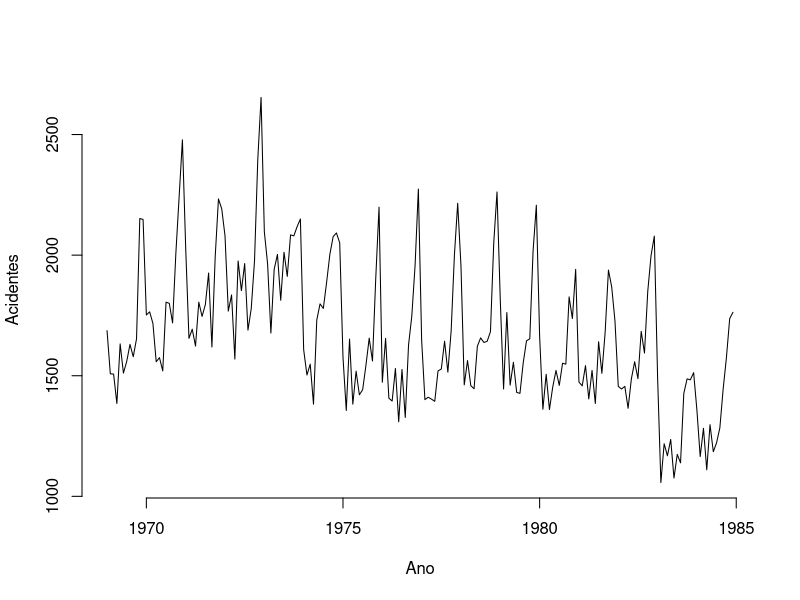
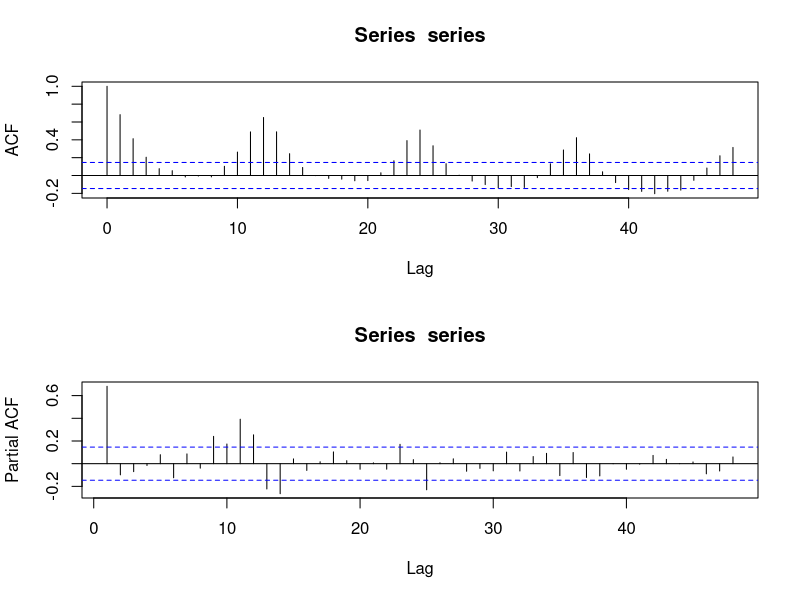
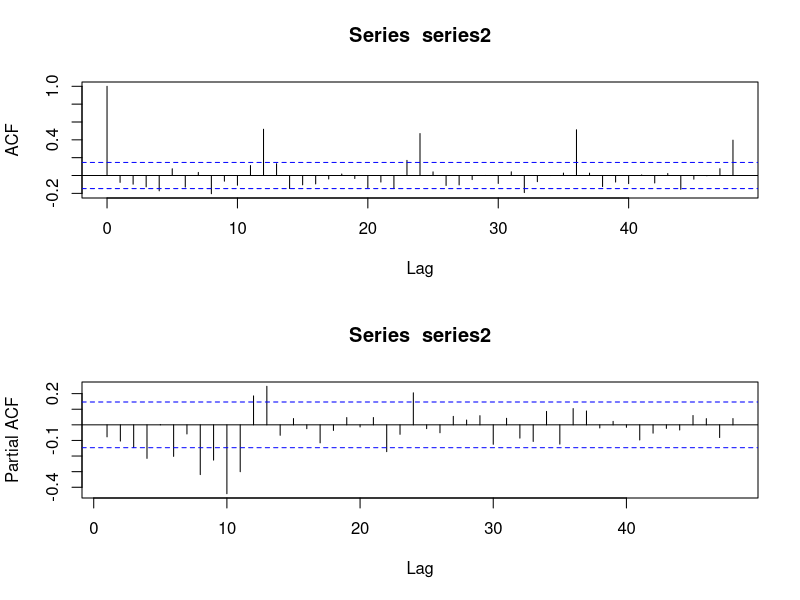
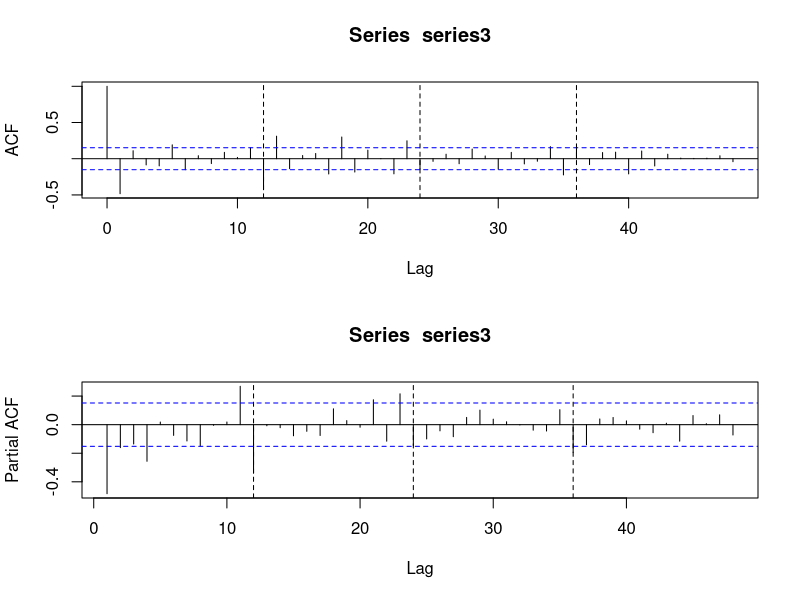
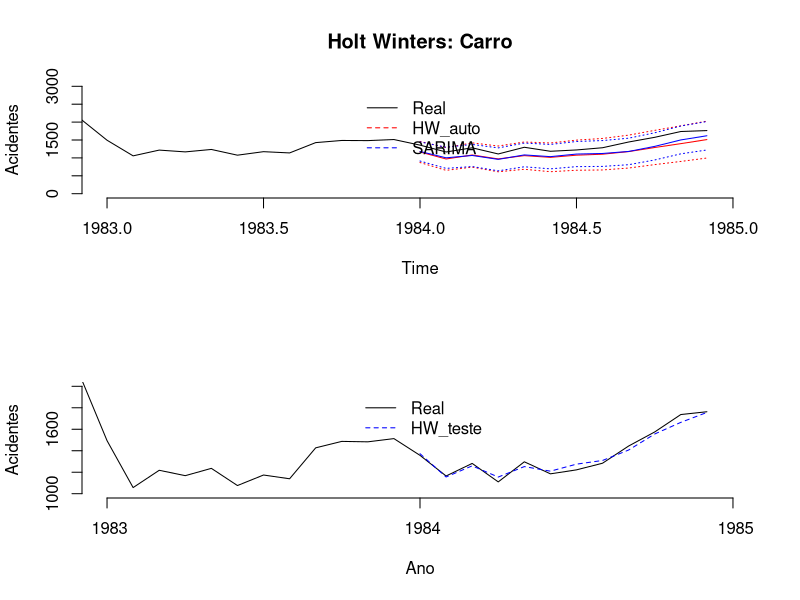
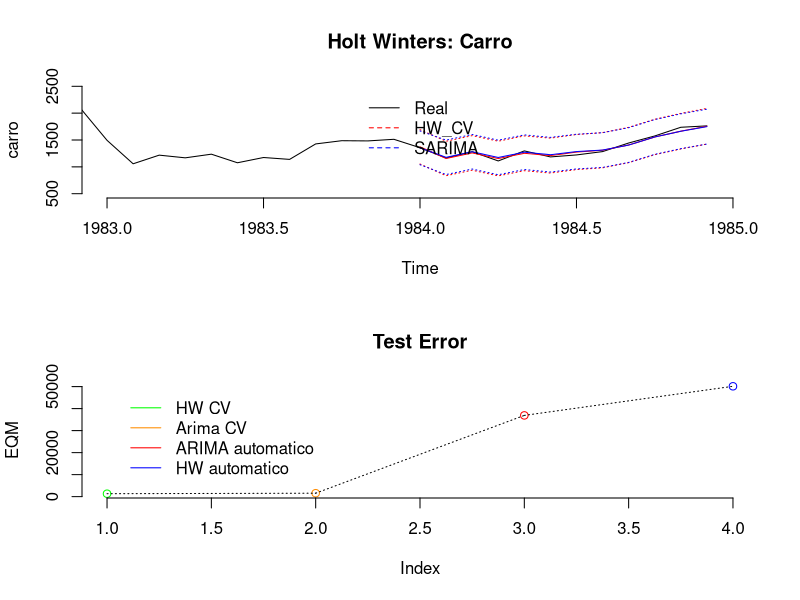
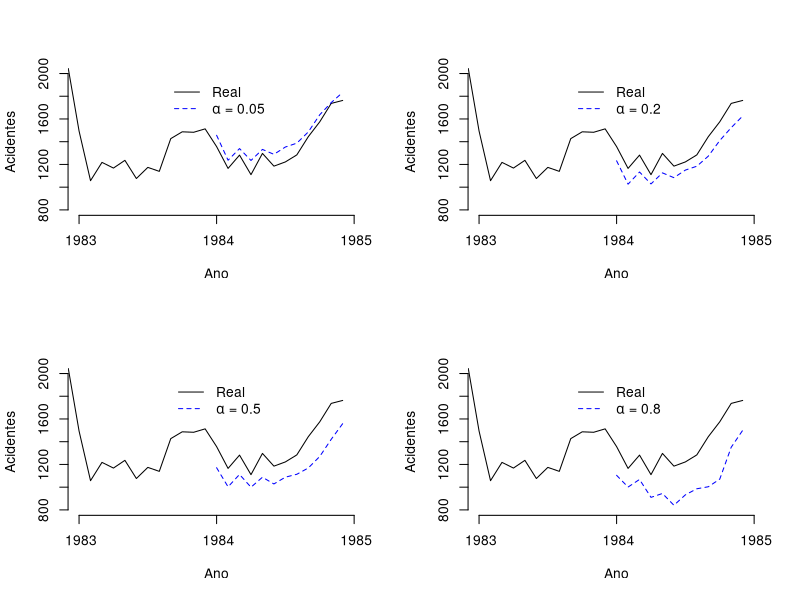
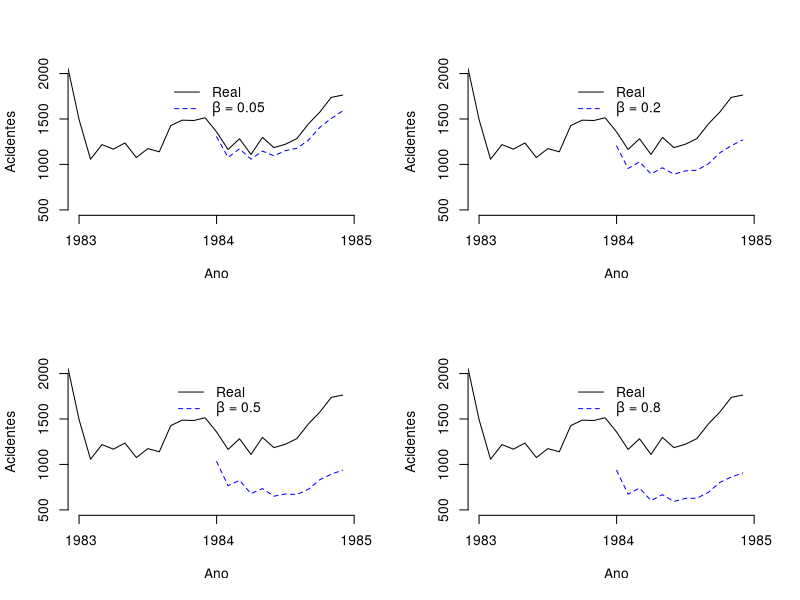

These figures' R source, in order:
library(datasets)
library(forecast)
#library(stats)
#library(pastecs)

?UKDriverDeaths
carro <- datasets::UKDriverDeaths
plot.ts(carro, bty="n", ylab="Acidentes", xlab="Ano")   # Carro.jpeg
length(carro)
#trend.test(carro)

# Seatbelts
# ?Seatbelts
# Seatbelts
# plot.ts(Seatbelts)
# plot.ts(Seatbelts[,5], bty="n", ylab="Kms")  # kms



# Separando dados de teste

carro_treino <- subset(carro, end = 180)
carro_treino
carro_teste <- subset(carro, start = 181)
carro_teste


hw_carro_treino <- HoltWinters(carro_treino, seasonal = "add")        # a=0.3931 b=0.0167 c=0.3015
hw_carro_treino

arima_carro_treino <- auto.arima(carro_treino)    # ARIMA(1,1,2)(0,1,1)[12]
arima_carro_treino

windows()
par(mfrow = c (2,1))
series = ts(carro_treino)
acf(series,lag.max = 48)
pacf(series,lag.max = 48)

series2 = diff(series,lag = 1)
acf(series2,lag.max = 48)
pacf(series2,lag.max = 48)

series3 = diff(series2,lag=12)
acf(series3,lag.max = 48);abline(v=c(12,24,36),lty = 2)
pacf(series3,lag.max = 48);abline(v=c(12,24,36),lty = 2)

aj1 <- arima(carro_treino,c(1,1,2),seasonal = list(order = c(0,1,1),period = 12) ) #replicando a parte 1 do auto.arima
aj2 <- arima(carro_treino,c(1,1,1),seasonal = list(order = c(0,1,1),period = 12) ) 
aj3 <- arima(carro_treino,c(1,1,1),seasonal = list(order = c(0,1,2),period = 12) )
aj4 <- arima(carro_treino,c(1,0,0),seasonal = list(order = c(1,0,0),period = 12) )

EQM_aj1 <- sum((predict(aj1, 12)$pred - carro_teste)^2)/12
EQM_aj2 <- sum((predict(aj2, 12)$pred - carro_teste)^2)/12
EQM_aj3 <- sum((predict(aj3, 12)$pred - carro_teste)^2)/12
EQM_aj4 <- sum((predict(aj4, 12)$pred - carro_teste)^2)/12

EAM_aj1 <- sum(abs(predict(aj1, 12)$pred - carro_teste))/12
EAM_aj2 <- sum(abs(predict(aj2, 12)$pred - carro_teste))/12
EAM_aj3 <- sum(abs(predict(aj3, 12)$pred - carro_teste))/12
EAM_aj4 <- sum(abs(predict(aj4, 12)$pred - carro_teste))/12

AICs <- c(AIC(aj1),AIC(aj2),AIC(aj3),AIC(aj4))
BICs <- c(BIC(aj1),BIC(aj2),BIC(aj3),BIC(aj4))
EQMs <- c(EQM_aj1,EQM_aj2,EQM_aj3,EQM_aj4)
EAMs <- c(EAM_aj1,EAM_aj2,EAM_aj3,EAM_aj4)
ajuste <- c("aj1", "aj2", "aj3", "aj4")
data.frame(cbind(AICs,BICs,EQMs,EAMs), row.names=ajuste)    # overfitting


# Teste infantil inicial

HW_pred <- predict(hw_carro_treino, 12, prediction.interval = T, level = 0.95)

pred = predict(aj2, 12)
ypred = pred$pred
qinf= ypred - qnorm(.975)*pred$se
qsup= ypred + qnorm(.975)*pred$se


{plot.ts(carro, ylim=c(0, 3000), xlim=c(1983, 1985), main = "Holt Winters: Carro", bty="n", ylab="Acidentes")
      lines(HW_pred[,1], col="red", lty=1)      # HW_pred fit
      lines(HW_pred[,2], col="red", lty=3)      # HW_pred upr
      lines(HW_pred[,3], col="red", lty=3)      # HW_pred lwr
      #lines(predict(hw_carro_treino, 12), col="red", lty=2)
      lines(predict(aj2, 12)$pred,col = 'blue', lty=1)  # sarima_pred fit
      lines(qinf,col = 'blue',lty = 3)                  # sarima_pred lwr
      lines(qsup,col = 'blue',lty = 3)                  # sarima_pred upr
      legend("top", inset=.05,
             c("Real","HW_auto", "SARIMA"), lwd=1, lty=c(1,2,2), col=c("black","red", "blue"), bty="n") 
}

# # Cross-Validation do HW
# 
# niveis <- seq(from=0.01, to=1, by=0.01)
# n <- length(niveis)
# EQM_menor = 10^100
# 
# for(i in 1:n){
#   a <- niveis[i]
#   for(j in 1:n){
#     b <- niveis[j]
#     for(k in 1:n){
#       c <- niveis[k]
#       hw_cross <- HoltWinters(carro_treino, alpha=a, beta=b, gamma=c, seasonal = "add")
#       EQM <- sum( (predict(hw_cross, 12) - carro_teste)^2 )/12
#       if(EQM < EQM_menor){
#         EQM_menor <- EQM
#         A <- a
#         B <- b
#         C <- c
#       }
#     }
#   }
# }
# 
# EQM_menor
# # step:  0.1  |  0.05  |  0.01  | 0.01 (mult)
# A      # 0.3  |  0.2   |  0.08  |  0.21
# B      # 0.6  |  0.75  |  0.01  |  0.80
# C      # 0.1  |  0.20  |  0.26  |  0.2
# EQM_menor     #        |  1336  |  1391

A <- 0.08
B <- 0.01
C <- 0.26

hw_cross <- HoltWinters(carro_treino, alpha=A, beta=B, gamma=C, seasonal = "add")
EQM <- sum( (predict(hw_cross, 12) - carro_teste)^2 )/12
EQM

{
  marks <- c(1983, 1984, 1985)
  plot.ts(carro, ylim=c(1000, 2000), xlim=c(1983, 1985),           # Carro_HW.jpeg
        bty="n", ylab = "Acidentes", xlab= "Ano", xaxt="n")
  lines(predict(hw_cross, 12), col="blue", lty=2)
  legend("top", inset=.05,
         c("Real","HW_teste"), lwd=1, lty=c(1,2), col=c("black","blue"), bty="n")
  axis(1,at=marks,labels=formatC(marks, digits = 4))
}


####### Cross-Validation do arima 

aj2$coef
teste = arima(carro_treino,c(1,1,1),seasonal = list(order = c(0,1,1),period = 12),fixed = c(0.2205,-0.7579,-0.9) )
teste$coef

#  niveis <- seq(from= -1, to=1, by=0.02)
#  n <- length(niveis)
#  EQM_menor = 10^100
  
#  for(i in 1:n){
#    m <- niveis[i]
#    for(j in 1:n){
#      n <- niveis[j]
#      for(k in 1:n){
#        o <- niveis[k]
#        arima_cross <- arima(carro_treino,c(1,1,1),seasonal = list(order = c(0,1,1),period = 12),fixed = c(m,n,o))
#        EQM <- sum( (predict(arima_cross, 12)$pred - carro_teste)^2 )/12
#        if(EQM < EQM_menor){
#          EQM_menor <- EQM
#          M <- m
#          N <- n
#          O <- o
#        }
#      }
#    }
#  }
  
  # EQM_menor (a partir do aj2)
# # step:  0.2  |  0.1   |  0.02
# M      # 0.2  |  0.3   |  0.16
# N      # -1   |  1     |  -0.96
# O      # -0.4 |  -0.9  |  -0.76
# Original: 0.2205 -0.7579 -0.9127861

M <- 0.16
N <- -0.96
O <- -0.76

hw_cross <- HoltWinters(carro_treino, alpha=A, beta=B, gamma=C, seasonal = "add")
HW_pred_cross <- predict(hw_cross, 12, prediction.interval = T, level = 0.95)

arima_cross <- arima(carro_treino,c(1,1,1),seasonal = list(order = c(0,1,1),period = 12),fixed = c(M,N,O))
pred_cross = predict(arima_cross, 12)
ypred_cross = pred_cross$pred
qinf_cross= ypred_cross - qnorm(.975)*pred_cross$se
qsup_cross= ypred_cross + qnorm(.975)*pred_cross$se

  
{plot.ts(carro, ylim=c(500, 2500), xlim=c(1983, 1985), main = "Holt Winters: Carro", bty="n")
      lines(HW_pred_cross[,1], col="red", lty=1)
      lines(HW_pred_cross[,2], col="red", lty=3)      # HW_pred upr
      lines(HW_pred_cross[,3], col="red", lty=3)      # HW_pred lwr
      lines(predict(arima_cross, 12)$pred,col = 'blue', lty=1) 
      lines(qinf_cross,col = 'blue',lty = 3)                   # sarima_pred lwr
      lines(qsup_cross,col = 'blue',lty = 3)                   # sarima_pred upr
      legend("top", inset=.05,
             c("Real","HW_CV", "SARIMA"), lwd=1, lty=c(1,2,2), col=c("black","red", "blue"), bty="n") 
}



EQM_HW_CV <- sum((predict(hw_cross, 12) - carro_teste)^2)/12              # HW Cross-Validation
EQM_arima_CV <- sum((predict(arima_cross, 12)$pred - carro_teste)^2)/12   # ARIMA automatico
EQM_HW_auto <- sum((predict(hw_carro_treino, 12) - carro_teste)^2)/12     # HW automatico
EQM_arima_auto <- sum((predict(aj2, 12)$pred - carro_teste)^2)/12         # ARIMA automatico

EAM_HW_CV <- sum(abs(predict(hw_cross, 12) - carro_teste))/12             # HW Cross-Validation
EAM_arima_CV <- sum(abs(predict(arima_cross, 12)$pred - carro_teste))/12  # ARIMA automatico
EAM_HW_auto <- sum(abs(predict(hw_carro_treino, 12) - carro_teste))/12    # HW automatico
EAM_arima_auto <- sum(abs(predict(aj2, 12)$pred - carro_teste))/12        # ARIMA automatico


EQMs <- c(EQM_HW_CV, EQM_arima_CV, EQM_HW_auto,EQM_arima_auto)
EAMs <- c(EAM_HW_CV, EAM_arima_CV, EAM_HW_auto,EAM_arima_auto)
ajuste <- c("HW CV", "ARIMA CV", "HW auto", "ARIMA auto")
data.frame(cbind(EQMs, EAMs), row.names = ajuste)


{plot(c(EQM_HW_CV,EQM_arima_CV,EQM_arima_auto, EQM_HW_auto), col=c("green","dark orange","red","blue"), type = "p", main = "Test Error", ylab="EQM", bty="n")
      legend("topleft", inset=.05, c("HW CV","Arima CV" ,"ARIMA automatico","HW automatico"), lty = 1, 
             col=c("green","dark orange","red","blue"), bty="n") 
        
      segments(x0=1, y0=EQM_HW_CV, x1=2, y1=EQM_arima_CV, lty=3)
      segments(x0=2, y0=EQM_arima_CV, x1=3, y1=EQM_arima_auto, lty=3)
      segments(x0=3, y0=EQM_arima_auto, x1=4, y1=EQM_HW_auto, lty=3)
}













# Comparação pra ver a diferença nos parametros

marks <- c(1983, 1984, 1985)

# Alpha

HW_alpha_1 <- HoltWinters(carro_treino, alpha=0.05, beta=B, gamma=C, seasonal = "add")
HW_alpha_2 <- HoltWinters(carro_treino, alpha=0.2, beta=B, gamma=C, seasonal = "add")
HW_alpha_3 <- HoltWinters(carro_treino, alpha=0.5, beta=B, gamma=C, seasonal = "add")
HW_alpha_4 <- HoltWinters(carro_treino, alpha=0.8, beta=B, gamma=C, seasonal = "add")

{windows()
par(mfrow = c(2,2))                   # Carro_param_alpha.jpeg

plot.ts(carro, ylim=c(800, 2000), xlim=c(1983, 1985), bty="n", ylab="Acidentes", xlab= "Ano", xaxt="n")
lines(predict(HW_alpha_1, 12), col="blue", lty=2)
legend("top", inset=.05,
       c("Real",expression(paste(alpha, " = 0.05"))), lwd=1, lty=c(1,2), col=c("black","blue"), bty="n") 
axis(1,at=marks,labels=formatC(marks, digits = 4))

plot.ts(carro, ylim=c(800, 2000), xlim=c(1983, 1985), bty="n", ylab="Acidentes", xlab= "Ano", xaxt="n")
lines(predict(HW_alpha_2, 12), col="blue", lty=2)
legend("top", inset=.05,
       c("Real",expression(paste(alpha, " = 0.2"))), lwd=1, lty=c(1,2), col=c("black","blue"), bty="n") 
axis(1,at=marks,labels=formatC(marks, digits = 4))

plot.ts(carro, ylim=c(800, 2000), xlim=c(1983, 1985), bty="n", ylab="Acidentes", xlab= "Ano", xaxt="n")
lines(predict(HW_alpha_3, 12), col="blue", lty=2)
legend("top", inset=.05,
       c("Real",expression(paste(alpha, " = 0.5"))), lwd=1, lty=c(1,2), col=c("black","blue"), bty="n") 
axis(1,at=marks,labels=formatC(marks, digits = 4))

plot.ts(carro, ylim=c(800, 2000), xlim=c(1983, 1985), bty="n", ylab="Acidentes", xlab= "Ano", xaxt="n")
lines(predict(HW_alpha_4, 12), col="blue", lty=2)
legend("top", inset=.05,
       c("Real",expression(paste(alpha, " = 0.8"))), lwd=1, lty=c(1,2), col=c("black","blue"), bty="n") 
axis(1,at=marks,labels=formatC(marks, digits = 4))
}




# Beta

HW_beta_1 <- HoltWinters(carro_treino, alpha=A, beta=0.05, gamma=C, seasonal = "add")
HW_beta_2 <- HoltWinters(carro_treino, alpha=A, beta=0.2, gamma=C, seasonal = "add")
HW_beta_3 <- HoltWinters(carro_treino, alpha=A, beta=0.5, gamma=C, seasonal = "add")
HW_beta_4 <- HoltWinters(carro_treino, alpha=A, beta=0.8, gamma=C, seasonal = "add")


{windows()
par(mfrow = c(2,2))                   # Carro_param_beta.jpeg

plot.ts(carro, ylim=c(500, 2000), xlim=c(1983, 1985), bty="n", ylab="Acidentes", xlab= "Ano", xaxt="n")
lines(predict(HW_beta_1, 12), col="blue", lty=2)
legend("top", inset=.05,
       c("Real",expression(paste(beta, " = 0.05"))), lwd=1, lty=c(1,2), col=c("black","blue"), bty="n") 
axis(1,at=marks,labels=formatC(marks, digits = 4))

plot.ts(carro, ylim=c(500, 2000), xlim=c(1983, 1985), bty="n", ylab="Acidentes", xlab= "Ano", xaxt="n")
lines(predict(HW_beta_2, 12), col="blue", lty=2)
legend("top", inset=.05,
       c("Real",expression(paste(beta, " = 0.2"))), lwd=1, lty=c(1,2), col=c("black","blue"), bty="n") 
axis(1,at=marks,labels=formatC(marks, digits = 4))

plot.ts(carro, ylim=c(500, 2000), xlim=c(1983, 1985), bty="n", ylab="Acidentes", xlab= "Ano", xaxt="n")
lines(predict(HW_beta_3, 12), col="blue", lty=2)
legend("top", inset=.05,
       c("Real",expression(paste(beta, " = 0.5"))), lwd=1, lty=c(1,2), col=c("black","blue"), bty="n") 
axis(1,at=marks,labels=formatC(marks, digits = 4))

plot.ts(carro, ylim=c(500, 2000), xlim=c(1983, 1985), bty="n", ylab="Acidentes", xlab= "Ano", xaxt="n")
lines(predict(HW_beta_4, 12), col="blue", lty=2)
legend("top", inset=.05,
       c("Real",expression(paste(beta, " = 0.8"))), lwd=1, lty=c(1,2), col=c("black","blue"), bty="n") 
axis(1,at=marks,labels=formatC(marks, digits = 4))
}



# Gama

HW_gama_1 <- HoltWinters(carro_treino, alpha=A, beta=B, gamma=0.05, seasonal = "add")
HW_gama_2 <- HoltWinters(carro_treino, alpha=A, beta=B, gamma=0.2, seasonal = "add")
HW_gama_3 <- HoltWinters(carro_treino, alpha=A, beta=B, gamma=0.5, seasonal = "add")
HW_gama_4 <- HoltWinters(carro_treino, alpha=A, beta=B, gamma=0.8, seasonal = "add")


{windows()
par(mfrow = c(2,2))                   # Carro_param_gamma.jpeg

plot.ts(carro, ylim=c(900, 2000), xlim=c(1983, 1985), bty="n", ylab="Acidentes", xlab= "Ano", xaxt="n")
lines(predict(HW_gama_1, 12), col="blue", lty=2)
legend("top", inset=.05,
       c("Real",expression(paste(gamma, " = 0.05"))), lwd=1, lty=c(1,2), col=c("black","blue"), bty="n") 
axis(1,at=marks,labels=formatC(marks, digits = 4))

plot.ts(carro, ylim=c(900, 2000), xlim=c(1983, 1985), bty="n", ylab="Acidentes", xlab= "Ano", xaxt="n")
lines(predict(HW_gama_2, 12), col="blue", lty=2)
legend("top", inset=.05,
       c("Real",expression(paste(gamma, " = 0.2"))), lwd=1, lty=c(1,2), col=c("black","blue"), bty="n") 
axis(1,at=marks,labels=formatC(marks, digits = 4))

plot.ts(carro, ylim=c(900, 2000), xlim=c(1983, 1985), bty="n", ylab="Acidentes", xlab= "Ano", xaxt="n")
lines(predict(HW_gama_3, 12), col="blue", lty=2)
legend("top", inset=.05,
       c("Real",expression(paste(gamma, " = 0.5"))), lwd=1, lty=c(1,2), col=c("black","blue"), bty="n") 
axis(1,at=marks,labels=formatC(marks, digits = 4))

plot.ts(carro, ylim=c(1000, 2000), xlim=c(1983, 1985), bty="n", ylab="Acidentes", xlab= "Ano", xaxt="n")
lines(predict(HW_gama_4, 12), col="blue", lty=2)
legend("top", inset=.05,
       c("Real",expression(paste(gamma, " = 0.8"))), lwd=1, lty=c(1,2), col=c("black","blue"), bty="n") 
axis(1,at=marks,labels=formatC(marks, digits = 4))
}




# Cross Validation Errors

niveis <- seq(from=0.01, to=1, by=0.01)
n <- length(niveis)

# Alpha

error_a <- rep(0, n)

for(i in 1:n){
        a <- niveis[i]
        hw_cross <- HoltWinters(carro_treino, alpha=a, beta=B, gamma=C, seasonal = "add")
        EQMR <- sqrt(mean((predict(hw_cross, 12) - carro_teste)^2/carro_teste^2))
        error_a[i] <- EQMR
}


min(error_a)                # erro minimo
niveis[which.min(error_a)]  # valor que leva a esse erro
{plot(niveis, error_a, xlab = expression(alpha), ylab = "Raiz do EQMR", bty="n",type="l", lwd=1)    # Carro_EQM_alpha.jpeg
  legend("top",lty=0, c(expression(paste(beta, " = 0.01")), expression(paste(gamma, " = 0.26"))),lwd=1, bty="n")
  abline(v=0.08,lty=2)
}


# Beta

error_b <- rep(0, n)

for(i in 1:n){
        b <- niveis[i]
        hw_cross <- HoltWinters(carro_treino, alpha=A, beta=b, gamma=C, seasonal = "add")
        EQMR <- sqrt(mean((predict(hw_cross, 12) - carro_teste)^2/carro_teste^2))
        error_b[i] <- EQMR
        
}


min(error_b)                # erro minimo
niveis[which.min(error_b)]  # valor que leva a esse erro
{plot(niveis, error_b, xlab = expression(beta), ylab = "Raiz do EQMR", bty="n",type="l", lwd=1)    # Carro_EQM_beta.jpeg
        legend("topleft",lty=0, c(expression(paste(alpha, " = 0.08")), expression(paste(gamma, " = 0.26"))),lwd=1, bty="n")
abline(v=0.01,lty=2)
}



# Gamma Aditivo

error_c_add <- rep(0, n)

for(i in 1:n){
        c <- niveis[i]
        hw_cross <- HoltWinters(carro_treino, alpha=A, beta=B, gamma=c, seasonal = "add")
        EQMR <- sqrt(mean((predict(hw_cross, 12) - carro_teste)^2/carro_teste^2))
        error_c_add[i] <- EQMR
        
}

min(error_c_add)                # erro minimo
niveis[which.min(error_c_add)]  # valor que leva a esse erro
{plot(niveis, error_c_add, xlab = expression(gamma), ylab = "Raiz do EQMR", bty="n",type="l", lwd=1)    # Carro_EQM_gamma.jpeg
        legend("top",lty=0, c(expression(paste(alpha, " = 0.08")), expression(paste(beta, " = 0.01"))),lwd=1, bty="n")
abline(v=0.26,lty=2)
}



{plot(niveis, error_a, xlab = "Parâmetro", type = "l", lty = 1, lwd = 2, col = "red",   # Carro_EQM_todos.jpeg
     ylab = "Raiz do EQMR", bty="n", ylim = c(0, 0.5))
lines(niveis, error_b, lty = 2, lwd = 2, col = "blue")
lines(niveis, error_c_add, lty = 3, lwd = 2, col = "green4")
legend("topleft",c(expression(alpha), expression(beta), expression(gamma)), 
       lty=c(1,2,3), lwd=2, bty="n",col=c("red","blue", "green4"))
}



######################

# # Multiplicativo
# 
# HW_gama_M_1 <- HoltWinters(carro_treino, alpha=A, beta=B, gamma=0.05, seasonal = "mult")
# HW_gama_M_2 <- HoltWinters(carro_treino, alpha=A, beta=B, gamma=0.2, seasonal = "mult")
# HW_gama_M_3 <- HoltWinters(carro_treino, alpha=A, beta=B, gamma=0.5, seasonal = "mult")
# HW_gama_M_4 <- HoltWinters(carro_treino, alpha=A, beta=B, gamma=0.8, seasonal = "mult")
# 
# 
# {windows()
#   par(mfrow = c(2,2))
#   
#   plot.ts(carro, ylim=c(0, 3000), xlim=c(1983, 1985), main = "Holt Winters: Carro (Multiplicativo)", bty="n")
#   lines(predict(HW_gama_M_1, 12), col="blue", lty=2)
#   legend("top", inset=.05,
#          c("Real",expression(paste(gamma, " = 0.05"))), lwd=1, lty=c(1,2), col=c("black","blue"), bty="n") 
#   axis(1,at=marks,labels=formatC(marks, digits = 4))
#   
#   plot.ts(carro, ylim=c(0, 3000), xlim=c(1983, 1985), main = "Holt Winters: Carro (Multiplicativo)", bty="n")
#   lines(predict(HW_gama_M_2, 12), col="blue", lty=2)
#   legend("top", inset=.05,
#          c("Real",expression(paste(gamma, " = 0.2"))), lwd=1, lty=c(1,2), col=c("black","blue"), bty="n") 
#   axis(1,at=marks,labels=formatC(marks, digits = 4))
#   
#   plot.ts(carro, ylim=c(0, 3000), xlim=c(1983, 1985), main = "Holt Winters: Carro (Multiplicativo)", bty="n")
#   lines(predict(HW_gama_M_3, 12), col="blue", lty=2)
#   legend("top", inset=.05,
#          c("Real",expression(paste(gamma, " = 0.5"))), lwd=1, lty=c(1,2), col=c("black","blue"), bty="n") 
#   axis(1,at=marks,labels=formatC(marks, digits = 4))
#   
#   plot.ts(carro, ylim=c(0, 3000), xlim=c(1983, 1985), main = "Holt Winters: Carro (Multiplicativo)", bty="n")
#   lines(predict(HW_gama_M_4, 12), col="blue", lty=2)
#   legend("top", inset=.05,
#          c("Real",expression(paste(gamma, " = 0.8"))), lwd=1, lty=c(1,2), col=c("black","blue"), bty="n") 
#   axis(1,at=marks,labels=formatC(marks, digits = 4))
# }
#
#
# # Gamma Multiplicativo
# 
# error_c_mult <- rep(0, n)
# 
# for(i in 1:n){
#         c <- niveis[i]
#         hw_cross <- HoltWinters(carro_treino, alpha=A, beta=B, gamma=c, seasonal = "mult")
#         EQM <- sum( (predict(hw_cross, 12) - carro_teste)^2 )/12
#         error_c_mult[i] <- EQM
#         
# }
# 
# min(error_c_mult)                # erro minimo
# niveis[which.min(error_c_mult)]  # valor que leva a esse erro
# {plot(niveis, error_c_mult, xlab = c(expression(paste(gamma, " (multiplicativo)"))), ylab = "EQM", bty="n")
#         legend("topleft",lty=0, c(expression(paste(alpha, " = 0.08")), expression(paste(beta, " = 0.01"))),lwd=1, bty="n")
# }
# 
# 
# 
# {windows()
#         par(mfrow = c(2,2))
#         
#         plot(niveis, error_a, xlab = "Alpha", ylab = "EQM", bty="n")
#         legend("topleft",lty=0, c(expression(paste(beta, " = 0.01")), expression(paste(gamma, " = 0.26"))),lwd=1, bty="n")
#         plot(niveis, error_b, xlab = "Beta", ylab = "EQM", bty="n")
#         legend("topleft",lty=0, c(expression(paste(alpha, " = 0.08")), expression(paste(gamma, " = 0.26"))),lwd=1, bty="n")
#         plot(niveis, error_c_add, xlab = "Gamma (aditivo)", ylab = "EQM", bty="n")
#         legend("topleft",lty=0, c(expression(paste(alpha, " = 0.08")), expression(paste(beta, " = 0.01"))),lwd=1, bty="n")
#         plot(niveis, error_c_mult, xlab = "Gamma (multiplicativo)", ylab = "EQM", bty="n")
#         legend("topleft",lty=0, c(expression(paste(alpha, " = 0.08")), expression(paste(beta, " = 0.01"))),lwd=1, bty="n")
# }
